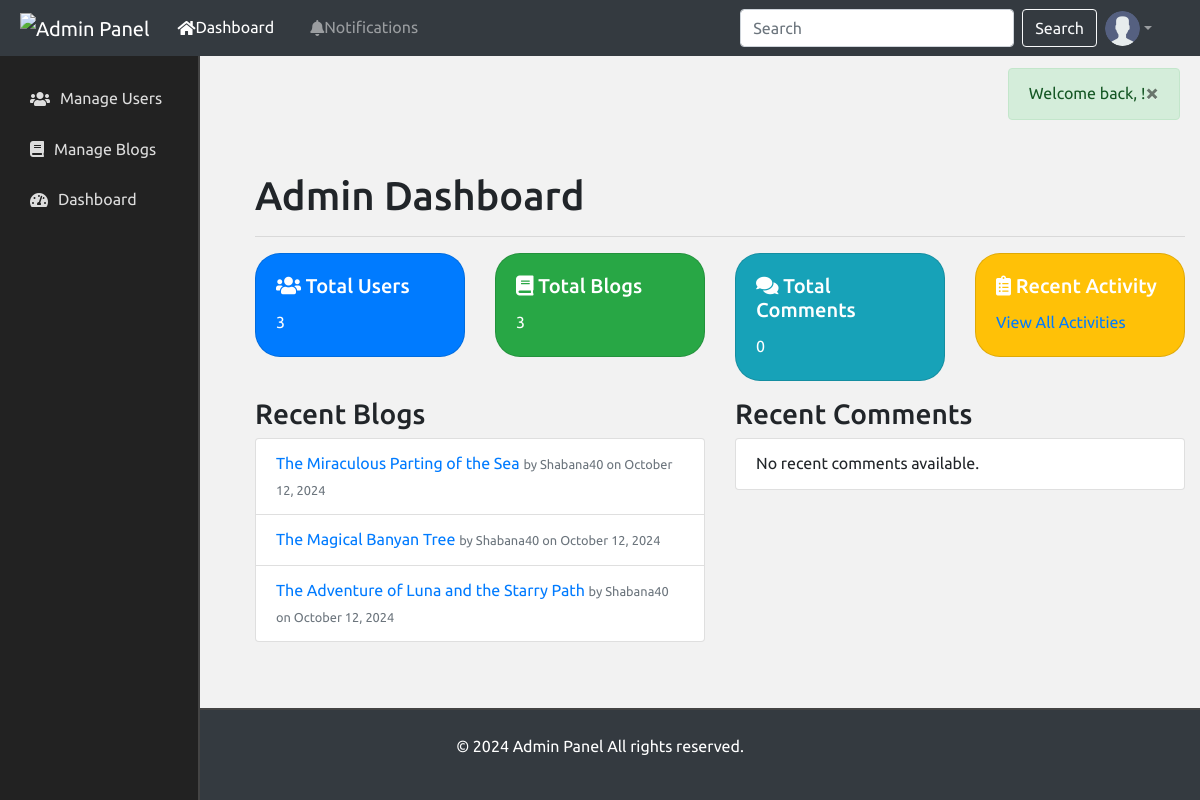
The page /adminpanel/admin_home/ (signed in) on the database its author committed.
### userpanel/models.py (models this page shows, shortened)
class Blog(models.Model):
    STATUS_CHOICES = [
        ('draft', 'Draft'),
        ('published', 'Published'),
    ]
    title = models.CharField(max_length=100)
    content = models.TextField()
    blog_image = models.ImageField(upload_to='blog_images/', blank=True, null=True)
    author = models.ForeignKey(User, on_delete=models.CASCADE, related_name='blogs')  # Add related_name='blogs'
    created_at = models.DateTimeField(auto_now_add=True)
    updated_at = models.DateTimeField(auto_now=True)
    status = models.CharField(max_length=20, choices=STATUS_CHOICES, default='draft')

### adminpanel/views.py (the view)
# urls.py: path('admin_home/', admin_home, name='admin_home'),
@login_required(login_url='/404/')
def admin_home(request):
    if not request.user.is_staff:
        return redirect('/admin_login/')  # Redirect to the login page if not a staff member.
    if 'welcome_message_displayed' not in request.session:
        messages.success(request, f"Welcome back, {request.user.first_name}!")
        request.session['welcome_message_displayed'] = True  # Set the flag so the message doesn't reappear
    users_count = User_Table.objects.count()
    blogs_count = Blog.objects.count()
    comments_count = Comment.objects.count()
    context = {
        'users_count': users_count,
        'blogs_count': blogs_count,
        'comments_count': comments_count,
        'recent_blogs': Blog.objects.order_by('-created_at')[:10],
        'recent_comments': Comment.objects.order_by('-created_at')[:10],
    }
    return render(request, 'adminpanel/admin_home.html', context)

### adminpanel/templates/adminpanel/admin_home.html (shortened to what this page needs)
{% extends 'adminpanel/admin_base.html' %}
{% load static %}
{% block custom_css %}
<link rel="stylesheet" href="{% static 'assets/css/adminpanel/adminhome.css' %}">
{% endblock %}
{% block content %}
<div class="container-fluid">
    <div class="row">
        <div class="col-md-12">
            <h1>Admin Dashboard</h1>
            <hr>
        </div>
    </div>
    <div class="row">
        <div class="col-md-3">
            <div class="card text-white bg-primary mb-3">
                <div class="card-body">
                    <h5 class="card-title"><i class="fas fa-users"></i> Total Users</h5>
                    <p class="card-text">{{ users_count }}</p>
                </div>
            </div>
        </div>
        <div class="col-md-3">
            <div class="card text-white bg-success mb-3">
                <div class="card-body">
                    <h5 class="card-title"><i class="fas fa-book"></i> Total Blogs</h5>
                    <p class="card-text">{{ blogs_count }}</p>
                </div>
            </div>
        </div>
        <div class="col-md-3">
            <div class="card text-white bg-info mb-3">
                <div class="card-body">
                    <h5 class="card-title"><i class="fas fa-comments"></i> Total Comments</h5>
                    <p class="card-text">{{ comments_count }}</p>
                </div>
            </div>
        </div>
        <div class="col-md-3">
            <div class="card text-white bg-warning mb-3">
                <div class="card-body">
                    <h5 class="card-title"><i class="fas fa-clipboard-list"></i> Recent Activity</h5>
                    <p class="card-text"><a href="{% url 'blog_list'%}">View All Activities</a></p>
                </div>
            </div>
        </div>
    </div>
    <div class="row">
        <div class="col-md-6">
            <h3>Recent Blogs</h3>
            <ul class="list-group">
                {% for blog in recent_blogs %}
                <li class="list-group-item">
                    <a href="{% url 'admin_view_blog' blog.id %}">{{ blog.title }}</a>
                    <small class="text-muted">by {{ blog.author.username }} on {{ blog.created_at|date:"F j, Y" }}</small>
                </li>
                {% empty %}
                <li class="list-group-item">No recent blogs available.</li>
                {% endfor %}
            </ul>
        </div>
        <div class="col-md-6">
            <h3>Recent Comments</h3>
            <ul class="list-group">
                {% for comment in recent_comments %}
                <li class="list-group-item">
                    <p>{{ comment.comment|truncatechars:50 }}</p>
                    <small class="text-muted">on <a href="{% url 'admin_view_blog' comment.blog.id %}">{{ comment.blog.title }}</a>
                    by {{ comment.author.username }}</small>
                </li>
                {% empty %}
                <li class="list-group-item">No recent comments available.</li>
                {% endfor %}
            </ul>
        </div>
    </div>
</div>
{% endblock %}

### static/assets/css/adminpanel/adminbase.css (style rules this page uses)
body { font-family: 'Ubuntu', sans-serif; line-height: 1.6; margin: 0; padding: 0; background-color: #f2f2f2; min-height: 100vh; display: flex; flex-direction: column; }
.container-fluid { flex: 1; padding-top: 60px; }

### static/assets/css/adminpanel/adminhome.css (style rules this page uses)
.card { position: relative; display: flex; flex-direction: column; min-width: 0; word-wrap: break-word; background-color: #fff; border: 1px solid rgba(0, 0, 0, .125); border-radius: 25px; }

### rows shown on the page
Blog: title "The Miraculous Parting of the Sea", author.username "Shabana40", created_at "October 12, 2024"
Blog: title "The Magical Banyan Tree", author.username "Shabana40", created_at "October 12, 2024"
Blog: title "The Adventure of Luna and the Starry Path", author.username "Shabana40", created_at "October 12, 2024"

### other values the page prints
{{ message }} "Welcome back, !"
{{ users_count }} "3"
{{ blogs_count }} "3"
{{ comments_count }} "0"
